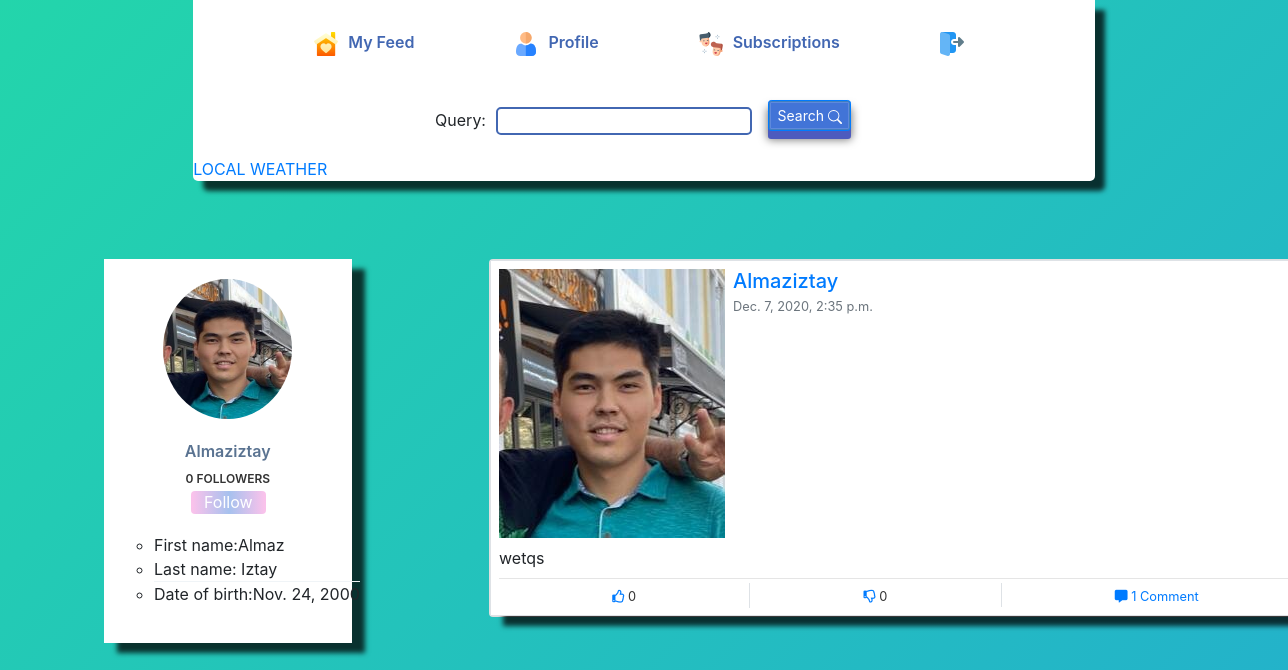
Screenshot of /account/users/Almaziztay (signed in) with the database file from the repository.
### account/models.py (models this page shows, shortened)
class Profile(models.Model):
    user = models.OneToOneField(settings.AUTH_USER_MODEL,on_delete= models.CASCADE)
    date_of_birth = models.DateField(blank=True, null=True)
    photo = models.ImageField(upload_to='users/%Y/%m/%d', blank=True)

### blog/models.py (models this page shows, shortened)
class Blog(models.Model):
    user = models.ForeignKey(User, on_delete=models.CASCADE)
    blog_text=models.TextField("What's up on your mind")
    photo = models.ImageField(upload_to='users/%Y/%m/%d', blank=True)
    date_added = models.DateTimeField(auto_now_add=True)
    votes = GenericRelation(LikeDislike, related_query_name='blogs')
    headline = models.CharField(max_length=500)

### account/views.py (the view)
# urls.py: path('users/<username>',views.others,name='others'),
@login_required
def others(request,username):
    s_form = Search1Form()
    try:
        user = User.objects.get(username=username)
    except:
        raise Http404
    blogs = Blog.objects.filter(user=user).order_by('date_added')
    context = locals()
    template = 'account/others.html'
    return render(request, template, context)

### account/forms.py
class Search1Form(forms.Form):
    query = forms.CharField()

### blog/models.py (called while the page is built)
    def likes(self):
        return self.get_queryset().filter(vote__gt=0)

    def dislikes(self):
        return self.get_queryset().filter(vote__lt=0)

### account/templates/account/others.html (shortened to what this page needs)
{% extends "base.html" %}
{%  load bootstrap4 %}
{% block content %}
{% bootstrap_css%}
<link href="//maxcdn.bootstrapcdn.com/bootstrap/4.1.1/css/bootstrap.min.css" rel="stylesheet" id="bootstrap-css">
 <link rel="stylesheet" href="https://stackpath.bootstrapcdn.com/bootstrap/4.4.1/css/bootstrap.min.css">
    <link rel="stylesheet" href="https://use.fontawesome.com/releases/v5.6.1/css/all.css">
<div class="container">
    <div class="row profile">
		<div class="col-md-3">
			<div class="profile-sidebar" style="
    box-shadow: 13px 10px 5px 0px rgba(0,0,0,0.75);
    margin-bottom: -50px;
    margin-top: 58px;
    ">
				<div class="profile-userpic">
				{% if user.profile.photo %}
					<img src  = "{{user.profile.photo.url}}" class="img-responsive" alt="">
        {% else %}
        <img src= "https://encrypted-tbn0.gstatic.com/images?q=tbn:ANd9GcS54088iJjHpn-y9FCxGAh5NBEdHugwIXewWQ&usqp=CAU" class="img-responsive" alt="">
				{% endif %}
				</div>
				<div class="profile-usertitle">
					<div class="profile-usertitle-name">
						{{user.username}}
					</div>
          {% with total_followers=user.followers.count %}
					<div class="profile-usertitle-job">
            <span class="count">
						<span class="total">{{ total_followers }}</span>      follower{{ total_followers|pluralize }}    </span>
					</div>
				</div>
        <button class="btn btn-2" style="line-height: 0.5;position: absolute;
    top: 304px;
}">
        <a  href="#" data-id="{{ user.id }}" data-action="{% if request.user in user.followers.all %}un{% endif %}follow" class="follow button" style="
    color: #ffffff;
">
              {% if request.user not in user.followers.all %}
                    Follow
                      {% else %}
                            Unfollow
                            {% endif %}
                            </a>
                          </button>
{% endwith %}
				</div>
				<div class="profile-usermenu">
					<ul class="nav">
						<li class="active">
							First name:{{user.first_name}} </a>
						</li>
						<li>
							Last name: {{user.last_name}}</a>
						</li>
						<li>
							Date of birth:{{user.profile.date_of_birth}} </a>
						</li>
					</ul>
				</div>
			</div>
		</div>
	</div>
<div class="col-6" style="margin-top: -358px;margin-left: 474px;max-width: 67%;">
                {% for blog in blogs%}
                <section class="card mt-4">
                    <div class="border p-2" style="
    box-shadow: 13px 10px 5px 0px rgba(0,0,0,0.75);
">
                        <div class="row m-0">
                            <div class="">
                                {% if blog.user.profile.photo %}
                              {% load thumbnail %}
                                <a  href="{{blog.user.profile.photo.url}}">
                                    <img src="{% thumbnail blog.user.profile.photo 50x50 %}" class="image-detail" >
                                </a>
                              {% endif %}
                            </div>
                            <div class="flex-grow-1 pl-2">
                                {% if blog.user != request.user %}
                                <a class="text-decoration-none" href="{% url 'users:others' blog.user %}">
                                    <h2 class="text-capitalize h5 mb-0">{{blog.user}}</h2>
                                </a>
                                {% else %}
                                <a class="text-decoration-none" href="{% url 'users:profile' %}">
                                    <h2 class="text-capitalize h5 mb-0">{{blog.user}}</h2>
                                </a>
                                {% endif %}
                                <p class="small text-secondary m-0 mt-1">{{blog.date_added}}</p>
                            </div>
                        </div>
                        <div class="">
                            <p class="my-2">
                                {{blog.blog_text}}
                            </p>
                        </div>
                        <hr class="my-1">
                        <footer class="">
                            <div class="">
                                <ul class="list-group list-group-horizontal">
                                        <li data-id="{{ blog.id }}" data-type="blog" data-action="like" title="Нравится" class="list-group-item flex-fill text-center p-0 px-lg-2 border border-0">
                                        <a class="small text-decoration-none" href="#">
                                            <i class="far fa-thumbs-up"></i>
        <span data-count="like">{{ blog.votes.likes.count }}</span></a>
                                    </li>
                                    <li data-id="{{ blog.id }}" data-type="blog" data-action="dislike" title="Не Нравится" class="list-group-item flex-fill text-center p-0 px-lg-2 border border-right-0 border-top-0 border-bottom-0">
                                          <a class="small text-decoration-none" href="#">
                                            <i class="far fa-thumbs-down"></i>
        <span data-count="dislike">{{ blog.votes.dislikes.count }}</span></a>
                                    </li>
                                    <li class="list-group-item flex-fill text-center p-0 px-lg-2 border border-right-0 border-top-0 border-bottom-0">
                                        <a class="small text-decoration-none" data-toggle="collapse" href="#collapse{{ blog.id }}" role="button" aria-expanded="false" aria-controls="collapseExample">
                                            <i class="fas fa-comment-alt"></i> {{ blog.comments.count }} Comment
                                        </a>
                                    </li>
                                </ul>
                            </div>
                                    {% for comment in blog.comments.all %}
                                                     {% if comment.comment_user.profile.photo %}
                              {% load thumbnail %}
                              {% endif %}
                                    {% endfor %}
                        </footer>
                    </div>
                </section>
                {% endfor %}
            </div>
            <br><br>
<br>
<br>
{% endblock %}

### blog/static/css/main.css (style rules this page uses)
body { margin: 0; font-family: Montserrat; font-size: 15px; background-color: #4267b2; }
input { font-family: Montserrat; width: 100%; font-size: 18px; padding: 2px; }
button { font-family: Montserrat; font-size: 18px; }
ul { list-style: none; }
ul a { text-decoration: none; }
span { color: #333; }
.container { margin: 0 auto; width: 1068px; }
.usernav .globalsearch input[type=text] { width: auto; padding: 1px 6px; border: 2px solid #4267b2; font-size: 15px; margin: 0 10px; border-radius: 5px; }
h2 { font-family: Montserrat; color: #4b4f56; font-weight: bolder; font-size: 15px; margin-bottom: 0; }
hr { margin-bottom: 30px; margin-top: 0px; border-color: red; }

### blog/static/css/style.css (style rules this page uses)
body { background: linear-gradient(-45deg, #ee7752, #e73c7e, #23a6d5, #23d5ab); background-size: 400% 400%; animation: gradient 15s ease infinite; }

### account/templates/account/others.html (style rules this page uses)
body { background: linear-gradient(-45deg, #ee7752, #e73c7e, #23a6d5, #23d5ab); background-size: 400% 400%; animation: gradient 15s ease infinite; }
.btn-2 { margin-left: 87px; margin-top: -14px; height: 23px; background-image: linear-gradient(to right, #fbc2eb 0%, #a6c1ee 51%, #fbc2eb 100%); }
.profile { margin: 20px 0; }
.profile-sidebar { padding: 20px 0 10px 0; background: #fff; }
.profile-userpic img { margin-left: 59px; float: none; width: 50%; height: 50%; -webkit-border-radius: 50% !important; -moz-border-radius: 50% !important; border-radius: 50% !important; min-width: 129px; max-width: 129px; min-height: 140px; max-height: 140px; }
.profile-usertitle { text-align: center; margin-top: 20px; }
.profile-usertitle-name { color: #5a7391; font-size: 16px; font-weight: 600; margin-bottom: 7px; }
.profile-usertitle-job { text-transform: uppercase; color: #5b9bd1; font-size: 12px; font-weight: 600; margin-bottom: 145px; }
.profile-usermenu { position: absolute; top: 332px; }
.profile-usermenu ul li { border-bottom: 1px solid #f0f4f7; }
.profile-usermenu ul li:last-child { border-bottom: none; }
.profile-usermenu ul li.active { border-bottom: none; }
.nav { display: -ms-flexbox; display: block; -ms-flex-wrap: wrap; flex-wrap: wrap; padding-left: 50px; margin-bottom: 3px; list-style: circle; }

### rows the page displays
Blog: user.photo (picture), user "Almaziztay", date_added "Dec. 7, 2020, 2:35 p.m.", blog_text "wetqs", votes.likes.count "0", votes.dislikes.count "0", comments.count "1"

### other values shown
{{ user.username }} "Almaziztay"
{{ total_followers }} "0"
{{ user.first_name }} "Almaz"
{{ user.last_name }} "Iztay"
{{ user.profile.date_of_birth }} "Nov. 24, 2000"
